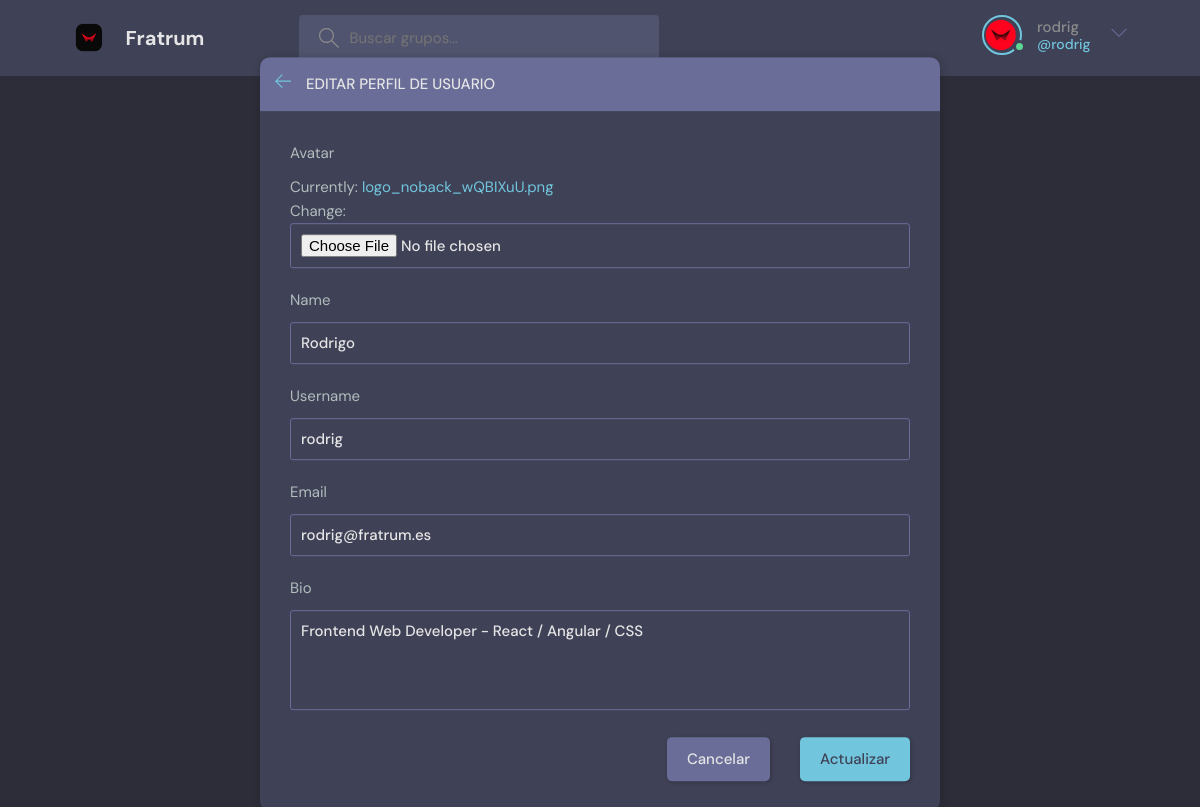
The app's page /update_user/ (signed in) with its own data.
### core/models.py (models this page shows)
class User(AbstractUser):
    name = models.CharField(max_length=200, null=True, blank=True)
    email = models.EmailField(unique=True, null=True)
    bio = models.TextField(null=True)
    avatar = models.ImageField(null=True, default="avatar.svg")
    USERNAME_FIELD = 'email'
    REQUIRED_FIELDS = ['username']

### core/views.py (the view)
# urls.py: path('update_user/', views.updateUser, name='update_user'),
@login_required(login_url='login_register')
def updateUser(request):
    user = request.user
    form = UserForm(instance=user)
    if request.method == 'POST':
        form = UserForm(request.POST, request.FILES, instance=user)
        if form.is_valid():
            form.save()
            redirect('user_profile', pk=user.id)
    context = {'form': form}
    return render(request, 'base/update_user.html', context)

### core/forms.py
class UserForm(ModelForm):  # FORM PERFIL DE USUARIO
    class Meta:
        model = User
        fields = ['avatar', 'name', 'username', 'email', 'bio']

### core/templates/base/update_user.html (shortened to what this page needs)
{% extends 'main.html' %}
{% block content %}
    <main class="update-account layout">
        <div class="container">
            <div class="layout__box">
                <div class="layout__boxHeader">
                    <div class="layout__boxTitle">
                        <a href=" {% url 'home' %}">
                            <svg version="1.1" xmlns="http://www.w3.org/2000/svg" width="32" height="32"
                                viewBox="0 0 32 32">
                                <title>arrow-left</title>
                                <path
                                    d="M13.723 2.286l-13.723 13.714 13.719 13.714 1.616-1.611-10.96-10.96h27.625v-2.286h-27.625l10.965-10.965-1.616-1.607z">
                                </path>
                            </svg>
                        </a>
                        <h3>Editar perfil de usuario</h3>
                    </div>
                </div>
                <div class="layout__body">
                    <form class="form" action="" method="POST" enctype='multipart/form-data'>
                        {% for field in form %}
                        <div class="form__group">
                            <label for="profile_pic">{{field.label}}</label>
                            {{field}}
                        </div>
                        {% endfor %}
                        <div class="form__action">
                            <a class="btn btn--dark" href="{% url 'home' %}">Cancelar</a>
                            <button class="btn btn--main" type="submit">Actualizar</button>
                        </div>
                    </form>
                </div>
            </div>
        </div>
    </main>
  </body>
</html>
{% endblock content %}

### templates/navbar.html (shortened to what this page needs)
{% load static %}
<header class="header header--loggedIn">
      <div class="container">
        <a href="{% url 'home' %}" class="header__logo">
          <img src="{% static 'images/logo2_noback.png' %}" />
          <h1>Fratrum</h1>
        </a>
        <form class="header__search" method='GET' action='{% url 'home' %}'>
          <label>
            <input name='q' placeholder="Buscar grupos..." />
          </label>
        </form>
        <nav class="header__menu">
        {% if request.user.is_authenticated %}
          <div class="header__user">
            <a href="{% url 'user_profile' user.id %}">
              <div class="avatar avatar--medium active">
                <img src="{{request.user.avatar.url}}" />
              </div>
              <p> {{user.username}} <span>@{{user.username}}</span></p>
            </a>
            <button class="dropdown-button">
              <svg version="1.1" xmlns="http://www.w3.org/2000/svg" width="32" height="32" viewBox="0 0 32 32">
                <title>chevron-down</title>
                <path d="M16 21l-13-13h-3l16 16 16-16h-3l-13 13z"></path>
              </svg>
            </button>
          </div>
        {% else %}
          <a href="{% url 'login_register' %}">
            <img src="{% static 'images/avatar.svg' %}" />
            <p>Iniciar sesión</p>
          </a>
        {% endif %}
        </nav>
      </div>
</header>

### records on screen
User: user.avatar (picture), username "rodrig", form "Rodrigo" "rodrig" "rodrig@fratrum.es" "Frontend Web Developer - React / Angular / CSS"

### other values on screen
{{ field.label }} "Avatar" "Name" "Username" "Email" "Bio"
